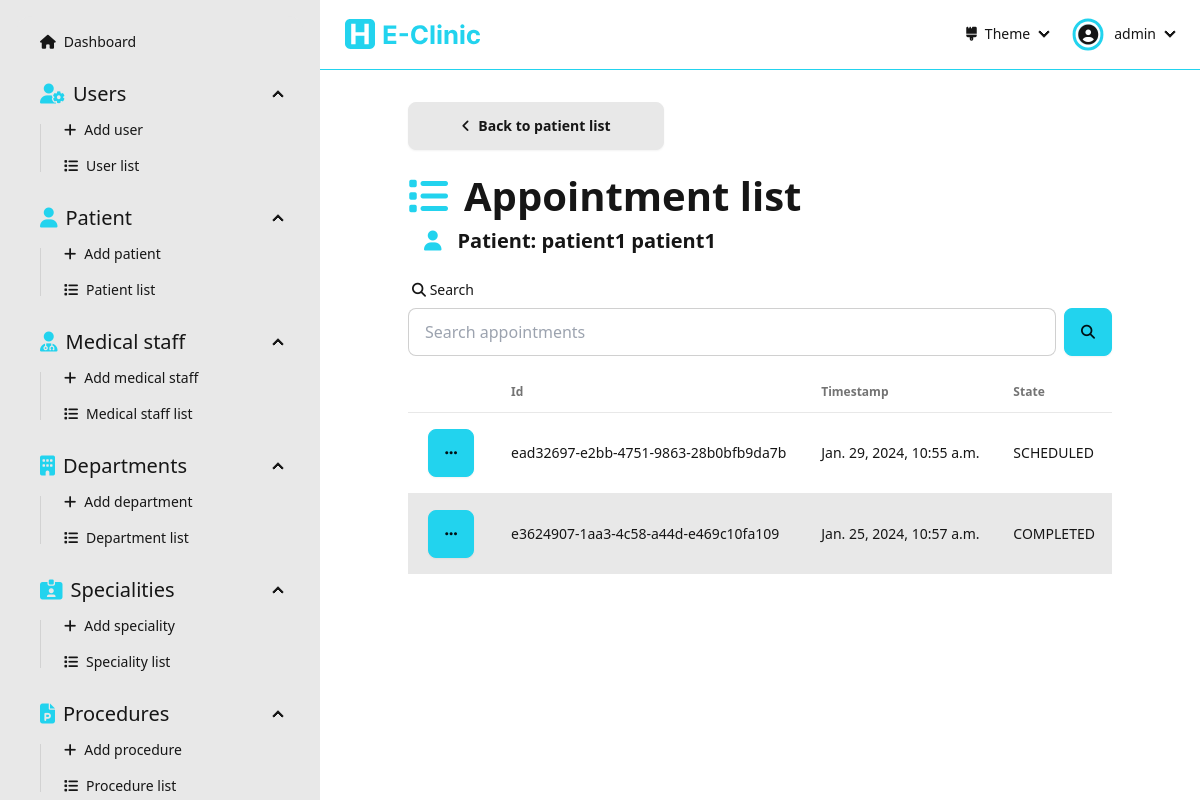
The app's page /dashboard/appointments/patient/be93aa51a04145ac903f6ad60fe9e345/ (signed in) with its own data.
### Dashboard/models.py (models this page shows, shortened)
class Patient(models.Model):
  id = models.UUIDField(primary_key=True, default=uuid.uuid4, editable=False)
  firstName = models.CharField(max_length=256, null=False)
  lastName = models.CharField(max_length=256, null=False)
  dateOfBirth = models.DateField(null=False)
  address = models.CharField(max_length=256, null=False)
  phoneNumber = models.CharField(max_length=20, null=False, unique=True, validators=[RegexValidator(r'^(00213|\+213|0)(5|6|7)\d{8}$')])
  email = models.CharField(max_length=254, null=False, unique=True, validators=[EmailValidator()])
  gender = models.CharField(max_length=10, choices=Genders.choices, null=False)
  createdAt = models.DateTimeField(auto_now_add=True)
  updatedAt = models.DateTimeField(auto_now=True)

class Appointment(models.Model):
  id = models.UUIDField(primary_key=True, default=uuid.uuid4, editable=False)
  patient = models.ForeignKey('Patient', on_delete=models.CASCADE)
  timestamp = models.DateTimeField(null=False)
  state = models.CharField(max_length=15, choices=AppointmentState.choices, default=AppointmentState.SCHEDULED, blank=True)
  createdAt = models.DateTimeField(auto_now_add=True)
  updatedAt = models.DateTimeField(auto_now=True)

### Dashboard/views/appointement.py (the view)
# urls.py: path('dashboard/appointments/patient/<str:patientId>/', appointement.appointmentListPatient, name='appointment-list-patient'),
@login_required(login_url='sign-in')
def appointmentListPatient(request: HttpRequest, patientId: str):
  patient = get_object_or_404(Patient, id=patientId)
  form = SearchForm(request.GET)
  appointments = []
  if form.is_valid():
    search = form.cleaned_data['search']
    appointments = Appointment.objects.filter(
      Q(id__icontains=search) |
      Q(timestamp__icontains=search) |
      Q(state__icontains=search),
      patient=patient,
    ).order_by('-timestamp')
  else:
    appointments = Appointment.objects.filter(
      patient=patient,
    ).order_by('-timestamp')
  context = { 'appointments': appointments, 'form': form, 'patient': patient }
  return render(request, 'pages/appointment/appointment-list-patient.html', context=context)

### Dashboard/forms.py
class SearchForm(forms.Form):
  search  = forms.CharField(required=False)

### Dashboard/templates/pages/appointment/appointment-list-patient.html (shortened to what this page needs)
{% extends "layouts/dashboard.html" %}
{% load static %}
{% load widget_tweaks %}
{% block dashboard_content %}
  <div class="flex flex-1 flex-col items-center pb-[5rem]">
    <div class="flex flex-1 flex-col max-w-[90%] lg:max-w-[80%] justify-start w-full">
      <div class="flex mb-[1rem]">
        <a class="btn btn-wide" href="{% url "patient-list" %}"><i class="fas fa-angle-left"></i>Back to patient list</a>
      </div>
      <div class="text-[30pt] font-bold"><i class="fas fa-list text-primary mr-[1rem]"></i>Appointment list</div>
      <div class="text-[15pt] font-semibold ml-[1rem] mb-[1rem]"><i class="fas fa-user text-primary mr-[1rem]"></i>Patient: {{patient.firstName}} {{patient.lastName}}</div>
      <form action="" method="get" class="mb-[1rem]">
        <label class="form-control w-full">
          <div class="label">
            <span class="label-text"><i class="fas fa-search"></i> Search</span>
          </div>
          <div class="flex">
            {% render_field form.search placeholder="Search appointments" type="text" class+="input input-bordered w-full" %}
            <button class="btn btn-primary ml-[0.5rem]"><i class="fas fa-search"></i></button>
          </div>
        </label>
      </form>
      {% if appointments.count > 0 %}
      <div class="overflow-x-auto flex-1 flex items-start">
        <table class="table table-pin-rows table-pin-cols table-zebra">
          <thead>
            <tr>
              <td></td>
              <td>Id</td>
              <td>Timestamp</td>
              <td>State</td>
            </tr>
          </thead>
          <tbody>
            {% for appointment in appointments %}
              <tr>
                <td>
                  <div class="dropdown">
                    <div tabindex="0" role="button" class="btn btn-primary m-1"><i class="fas fa-ellipsis"></i></div>
                  </div>
                </td>
                <td>{{appointment.id}}</td>
                <td>{{appointment.timestamp}}</td>
                <td>{{appointment.state}}</td>
              </tr>
            {% endfor %}
          </tbody>
        </table>
      </div>
      {% else %}
        <div class="flex flex-1 flex-col justify-center items-center h-full w-full">
          <img class="h-[30%]" src="{% static "assets/empty-list.svg" %}" alt="empty-list">
          <div class="text-[20pt]">The list is empty</div>
        </div>
      {% endif %}
    </div>
  </div>
{% endblock dashboard_content %}

### Dashboard/templates/components/navbar-dashboard.html (shortened to what this page needs)
{% load static %}
<div class="navbar bg-base-100 border-b-primary border-b-[1px] mb-[2rem] sticky top-0 z-40">
  <div class="flex-1">
    <a class="btn btn-ghost hidden md:flex" href="/dashboard">
      <img class="h-full py-[0.5rem]" src="{% static "assets/e-clinic-logo-name.svg" %}" alt="e-clinic logo">
    </a>
  </div>
  <div class="flex-none">
    <ul class="menu menu-horizontal px-1">
      <li>
        <details>
          <summary>
            <i class="fas fa-brush"></i> Theme
          </summary>
        </details>
      </li>
      <li>
        <details>
          <summary>
            <div class="rounded-full mr-[0.5rem] ring ring-primary ring-offset-base-100 ring-offset-[0.15rem] flex justify-center items-center pt-[0.05rem]">
              <i class="fas fa-user-circle text-[15pt]"></i>
            </div>
            {{user}}
          </summary>
        </details>
      </li>
    </ul>
  </div>
</div>

### records on screen
Patient: firstName "patient1", lastName "patient1"
Appointment: id "ead32697-e2bb-4751-9863-28b0bfb9da7b", timestamp "Jan. 29, 2024, 10:55 a.m.", state "SCHEDULED"
Appointment: id "e3624907-1aa3-4c58-a44d-e469c10fa109", timestamp "Jan. 25, 2024, 10:57 a.m.", state "COMPLETED"

### other values on screen
{{ user }} "admin"
